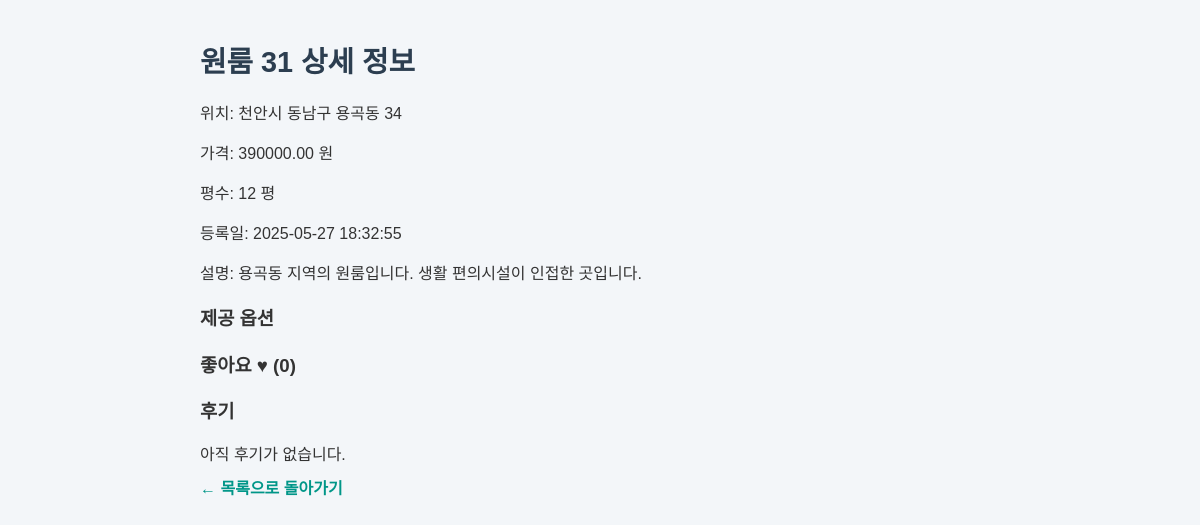
/room_detail.php?room_id=31, run on the app's committed database.
### tables this page shows
CREATE TABLE Room (
    room_id INT AUTO_INCREMENT PRIMARY KEY,                      
    user_id INT NOT NULL,                                        
    room_name VARCHAR(100) NOT NULL,                             
    location VARCHAR(255),                                       
    price DECIMAL(10, 2),                                        
    size FLOAT,                                                  
    image_path TEXT,                                             
    created_at DATETIME DEFAULT CURRENT_TIMESTAMP,               
    description TEXT,                                            
    FOREIGN KEY (user_id) REFERENCES User(user_id) ON DELETE CASCADE  
);

### room_detail.php (the view, shortened to what this page needs)
<?php
include 'db.php';
$room_id = $_GET['room_id'] ?? null;
$sql = "SELECT * FROM Room WHERE room_id = ?";
$stmt = $conn->prepare($sql);
$stmt->bind_param("i", $room_id);
$stmt->execute();
$result = $stmt->get_result();
$Room = $result->fetch_assoc();
$sql = "SELECT u.name, r.rating, r.content, r.created_at FROM Review r JOIN User u ON r.user_id = u.user_id WHERE r.room_id = ? ORDER BY r.created_at DESC";
$review_stmt = $conn->prepare($sql);
$review_stmt->bind_param("i", $room_id);
$review_stmt->execute();
$reviews = $review_stmt->get_result();
$sql = "SELECT COUNT(*) as like_count FROM Likes WHERE room_id = ?";
$stmt = $conn->prepare($sql);
$stmt->bind_param("i", $room_id);
$stmt->execute();
$like_count = $stmt->get_result()->fetch_assoc()['like_count'];
?>
<!DOCTYPE html>
<html lang="ko">
<head>
    <link rel="stylesheet" href="css/room_detail.css">
</head>
<body>
<h1><?= htmlspecialchars($Room['room_name']) ?> 상세 정보</h1>
<p>위치: <?= htmlspecialchars($Room['location']) ?></p>
<p>가격: <?= htmlspecialchars($Room['price']) ?> 원</p>
<p>평수: <?= htmlspecialchars($Room['size']) ?> 평</p>
<p>등록일: <?= htmlspecialchars($Room['created_at']) ?></p>
<p>설명: <?= nl2br(htmlspecialchars($Room['description'])) ?></p>
<h3>제공 옵션</h3>
<h3>좋아요 ♥ (<?= $like_count ?>)</h3>
<h3>후기</h3>
<?php if ($reviews->num_rows > 0): ?>
    <?php while ($r = $reviews->fetch_assoc()): ?>
        <div>
            <strong><?= htmlspecialchars($r['name']) ?></strong> (<?= $r['rating'] ?>/5)<br>
            <small><?= $r['created_at'] ?></small><br>
            <p><?= nl2br(htmlspecialchars($r['content'])) ?></p>
            <hr>
        </div>
    <?php endwhile; ?>
<?php else: ?>
    <p>아직 후기가 없습니다.</p>
<?php endif; ?>
<a href="rooms_list.php">← 목록으로 돌아가기</a>
</body>
</html>

### css/room_detail.css (style rules this page uses)
body { font-family: 'Noto Sans KR', sans-serif; background-color: #f3f6f9; color: #333; padding: 20px; max-width: 800px; margin: 0 auto; }
h1 { font-size: 1.8rem; color: #2c3e50; margin-bottom: 20px; }
p { margin-bottom: 10px; }
a { color: #009688; text-decoration: none; font-weight: 600; }

### data on the page
room: room_name "원룸 31", location "천안시 동남구 용곡동 34", price "390000.00", size "12", created_at "2025-05-27 18:32:55", description "용곡동 지역의 원룸입니다. 생활 편의시설이 인접한 곳입니다."

### other printed values
$like_count "0"
